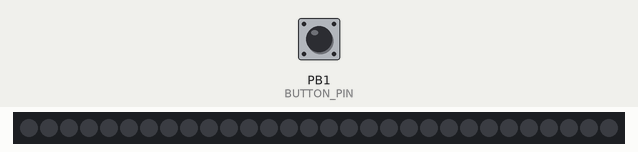
The sketch below on a simulated ATtiny85, built with avr-gcc and run on an emulated ATtiny85. Shown: 30 RGB LEDs in strip order, left to right. The inputs (shaded band) are chosen by the test bench; at power-on: PB1 (BUTTON_PIN) HIGH.

Above: at 1.2 s.
1.3 s: PB1 (BUTTON_PIN) pulled LOW for 0.15 s
At 2.87 s:
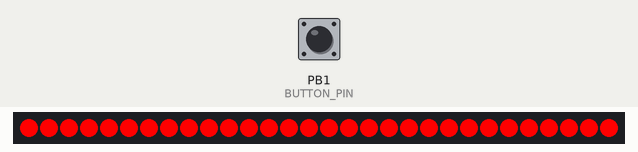
2.9 s: PB1 (BUTTON_PIN) pulled LOW for 1 s
At 5.1 s:
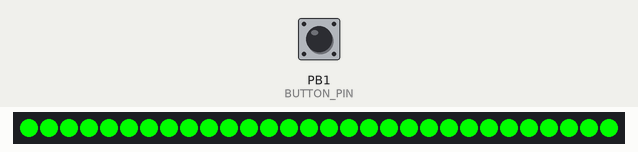
5.4 s: PB1 (BUTTON_PIN) pulled LOW for 0.15 s
At 6.5 s:
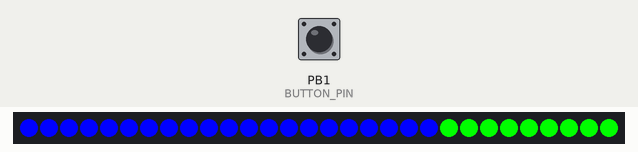
7.0 s: PB1 (BUTTON_PIN) pulled LOW for 3.2 s
At 7.43 s:
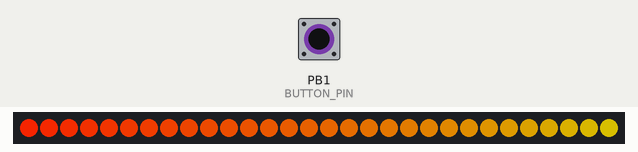

The sketch:

TestCode.ino
```cpp
#include <Adafruit_NeoPixel.h>
#ifdef __AVR__
  #include <avr/power.h>
#endif

const int PIXEL_COUNT = 30;;
const int PIXEL_PIN = 0;
const int BUTTON_PIN = 1;

bool oldState = HIGH;
int showType = 0;

Adafruit_NeoPixel strip = Adafruit_NeoPixel(PIXEL_COUNT, PIXEL_PIN, NEO_GRB + NEO_KHZ800);


void setup() {
  #if defined (__AVR_ATtiny85__)
    if (F_CPU == 16000000) clock_prescale_set(clock_div_1);
  #endif
  pinMode(BUTTON_PIN, INPUT_PULLUP);
  strip.begin();
  strip.show();
}

void loop() {
  bool newState = digitalRead(BUTTON_PIN);

  if (newState == LOW && oldState == HIGH) {
    delay(20);
    newState = digitalRead(BUTTON_PIN);
    if (newState == LOW) {
      showType++;
      if (showType > 4)
        showType=0;
      startShow(showType);
    }
  }

  oldState = newState;
}


void startShow(int i) {
  switch(i){
    case 0: colorWipe(strip.Color(0, 0, 0), 50);    // Black/off
            break;
    case 1: colorWipe(strip.Color(255, 0, 0), 50);  // Red
            break;
    case 2: colorWipe(strip.Color(0, 255, 0), 50);  // Green
            break;
    case 3: colorWipe(strip.Color(0, 0, 255), 50);  // Blue
            break;
    case 4: rainbow(20);
            break;
    case 5: rainbowCycle(20);
            break;
  }
}

// Fill the dots one after the other with a color
void colorWipe(uint32_t c, uint8_t wait) {
  for(uint16_t i=0; i<strip.numPixels(); i++) {
    strip.setPixelColor(i, c);
    strip.show();
    delay(wait);
  }
}

void rainbow(uint8_t wait) {
  uint16_t i, j;

  for(j=0; j<256; j++) {
    for(i=0; i<strip.numPixels(); i++) {
      strip.setPixelColor(i, Wheel((i+j) & 255));
    }
    strip.show();
    delay(wait);
  }
}

// Slightly different, this makes the rainbow equally distributed throughout
void rainbowCycle(uint8_t wait) {
  uint16_t i, j;

  for(j=0; j<256*5; j++) { // 5 cycles of all colors on wheel
    for(i=0; i< strip.numPixels(); i++) {
      strip.setPixelColor(i, Wheel(((i * 256 / strip.numPixels()) + j) & 255));
    }
    strip.show();
    delay(wait);
  }
}

// Input a value 0 to 255 to get a color value.
// The colours are a transition r - g - b - back to r.
uint32_t Wheel(byte WheelPos) {
  WheelPos = 255 - WheelPos;
  if(WheelPos < 85) {
    return strip.Color(255 - WheelPos * 3, 0, WheelPos * 3);
  }
  if(WheelPos < 170) {
    WheelPos -= 85;
    return strip.Color(0, WheelPos * 3, 255 - WheelPos * 3);
  }
  WheelPos -= 170;
  return strip.Color(WheelPos * 3, 255 - WheelPos * 3, 0);
}
```

Measured:
- after the input at 1.3 s, the LEDs: first change at once (image 1 shows a later state)
- after the input at 2.9 s, the LEDs: first change at once (image 2 shows a later state)
- after the input at 5.4 s, the LEDs: first change at once (image 3 shows a later state)
- after the input at 7.0 s, the LEDs: change after 0.28 s (image 4)
